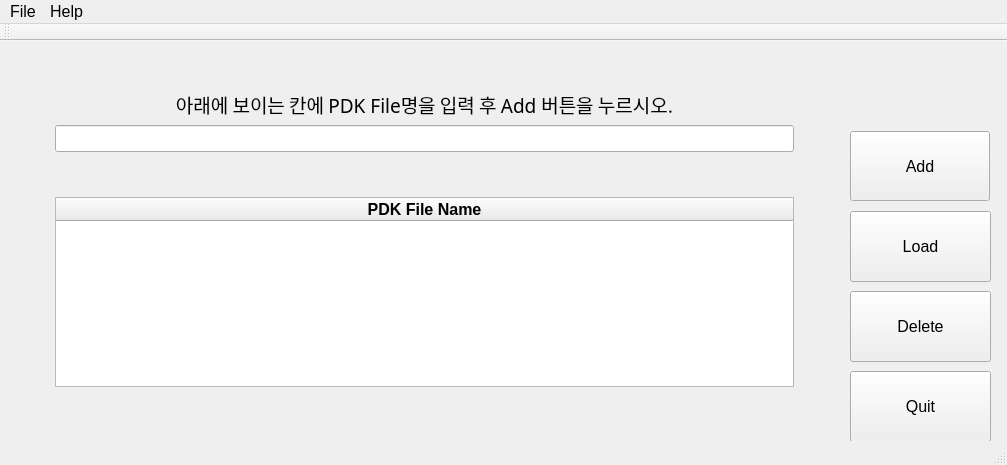
<?xml version="1.0" encoding="UTF-8"?>
<ui version="4.0">
 <class>MainWindow</class>
 <widget class="QMainWindow" name="MainWindow">
  <property name="geometry">
   <rect>
    <x>0</x>
    <y>0</y>
    <width>1007</width>
    <height>465</height>
   </rect>
  </property>
  <property name="font">
   <font>
    <family>Arial</family>
    <pointsize>12</pointsize>
   </font>
  </property>
  <property name="windowTitle">
   <string>PDK_FileManagement</string>
  </property>
  <property name="windowIcon">
   <iconset>
    <normaloff>managementIcon.ico</normaloff>managementIcon.ico</iconset>
  </property>
  <property name="iconSize">
   <size>
    <width>20</width>
    <height>20</height>
   </size>
  </property>
  <widget class="QWidget" name="centralWidget">
   <widget class="QPushButton" name="pushButton_quit">
    <property name="geometry">
     <rect>
      <x>850</x>
      <y>330</y>
      <width>141</width>
      <height>71</height>
     </rect>
    </property>
    <property name="text">
     <string>Quit</string>
    </property>
   </widget>
   <widget class="QWidget" name="layoutWidget">
    <property name="geometry">
     <rect>
      <x>0</x>
      <y>0</y>
      <width>855</width>
      <height>396</height>
     </rect>
    </property>
    <layout class="QHBoxLayout" name="horizontalLayout">
     <item>
      <widget class="QLabel" name="label_nowDate">
       <property name="font">
        <font>
         <pointsize>20</pointsize>
         <weight>75</weight>
         <bold>true</bold>
        </font>
       </property>
       <property name="text">
        <string/>
       </property>
      </widget>
     </item>
     <item>
      <widget class="QLabel" name="label_nowTime">
       <property name="font">
        <font>
         <pointsize>20</pointsize>
         <weight>75</weight>
         <bold>true</bold>
        </font>
       </property>
       <property name="styleSheet">
        <string notr="true">App-&gt;setStyleSheet(&quot;QLineEdit { background-color: yellow } &quot;);</string>
       </property>
       <property name="text">
        <string/>
       </property>
      </widget>
     </item>
     <item>
      <layout class="QVBoxLayout" name="verticalLayout_2">
       <item>
        <spacer name="verticalSpacer_Top">
         <property name="orientation">
          <enum>Qt::Vertical</enum>
         </property>
         <property name="sizeHint" stdset="0">
          <size>
           <width>20</width>
           <height>40</height>
          </size>
         </property>
        </spacer>
       </item>
       <item>
        <widget class="QLabel" name="label">
         <property name="font">
          <font>
           <family>굴림</family>
           <pointsize>14</pointsize>
          </font>
         </property>
         <property name="layoutDirection">
          <enum>Qt::LeftToRight</enum>
         </property>
         <property name="text">
          <string>아래에 보이는 칸에 PDK File명을 입력 후 Add 버튼을 누르시오.</string>
         </property>
         <property name="alignment">
          <set>Qt::AlignCenter</set>
         </property>
        </widget>
       </item>
       <item>
        <widget class="QLineEdit" name="lineEdit">
         <property name="font">
          <font>
           <family>Arial</family>
          </font>
         </property>
         <property name="text">
          <string/>
         </property>
         <property name="alignment">
          <set>Qt::AlignCenter</set>
         </property>
        </widget>
       </item>
       <item>
        <spacer name="verticalSpacer_Middle">
         <property name="orientation">
          <enum>Qt::Vertical</enum>
         </property>
         <property name="sizeHint" stdset="0">
          <size>
           <width>20</width>
           <height>40</height>
          </size>
         </property>
        </spacer>
       </item>
       <item>
        <layout class="QVBoxLayout" name="verticalLayout">
         <item>
          <widget class="QTableWidget" name="tableWidget">
           <property name="enabled">
            <bool>true</bool>
           </property>
           <property name="font">
            <font>
             <family>Arial</family>
             <pointsize>12</pointsize>
             <weight>75</weight>
             <bold>true</bold>
             <underline>false</underline>
             <stylestrategy>PreferDefault</stylestrategy>
             <kerning>false</kerning>
            </font>
           </property>
           <property name="layoutDirection">
            <enum>Qt::LeftToRight</enum>
           </property>
           <property name="editTriggers">
            <set>QAbstractItemView::AnyKeyPressed|QAbstractItemView::CurrentChanged|QAbstractItemView::DoubleClicked|QAbstractItemView::EditKeyPressed</set>
           </property>
           <property name="rowCount">
            <number>0</number>
           </property>
           <property name="columnCount">
            <number>1</number>
           </property>
           <attribute name="horizontalHeaderCascadingSectionResizes">
            <bool>false</bool>
           </attribute>
           <attribute name="horizontalHeaderHighlightSections">
            <bool>false</bool>
           </attribute>
           <attribute name="horizontalHeaderShowSortIndicator" stdset="0">
            <bool>false</bool>
           </attribute>
           <attribute name="horizontalHeaderStretchLastSection">
            <bool>true</bool>
           </attribute>
           <column>
            <property name="text">
             <string>PDK File Name</string>
            </property>
           </column>
          </widget>
         </item>
        </layout>
       </item>
       <item>
        <spacer name="verticalSpacer_Bottom">
         <property name="orientation">
          <enum>Qt::Vertical</enum>
         </property>
         <property name="sizeHint" stdset="0">
          <size>
           <width>20</width>
           <height>40</height>
          </size>
         </property>
        </spacer>
       </item>
      </layout>
     </item>
     <item>
      <spacer name="horizontalSpacer_Right">
       <property name="orientation">
        <enum>Qt::Horizontal</enum>
       </property>
       <property name="sizeType">
        <enum>QSizePolicy::Preferred</enum>
       </property>
       <property name="sizeHint" stdset="0">
        <size>
         <width>50</width>
         <height>20</height>
        </size>
       </property>
      </spacer>
     </item>
    </layout>
   </widget>
   <widget class="QPushButton" name="pushButton_add">
    <property name="geometry">
     <rect>
      <x>850</x>
      <y>90</y>
      <width>140</width>
      <height>70</height>
     </rect>
    </property>
    <property name="text">
     <string>Add</string>
    </property>
   </widget>
   <widget class="QPushButton" name="pushButton_delete">
    <property name="geometry">
     <rect>
      <x>850</x>
      <y>250</y>
      <width>141</width>
      <height>71</height>
     </rect>
    </property>
    <property name="text">
     <string>Delete</string>
    </property>
   </widget>
   <widget class="QPushButton" name="pushButton_load">
    <property name="geometry">
     <rect>
      <x>850</x>
      <y>170</y>
      <width>141</width>
      <height>71</height>
     </rect>
    </property>
    <property name="text">
     <string>Load</string>
    </property>
   </widget>
  </widget>
  <widget class="QMenuBar" name="menuBar">
   <property name="geometry">
    <rect>
     <x>0</x>
     <y>0</y>
     <width>1007</width>
     <height>21</height>
    </rect>
   </property>
   <widget class="QMenu" name="menuFile">
    <property name="title">
     <string>File</string>
    </property>
    <addaction name="actionSave"/>
    <addaction name="actionExit"/>
   </widget>
   <widget class="QMenu" name="menuHelp">
    <property name="title">
     <string>Help</string>
    </property>
    <addaction name="noHelp"/>
    <addaction name="sorry"/>
   </widget>
   <addaction name="menuFile"/>
   <addaction name="menuHelp"/>
  </widget>
  <widget class="QToolBar" name="mainToolBar">
   <attribute name="toolBarArea">
    <enum>TopToolBarArea</enum>
   </attribute>
   <attribute name="toolBarBreak">
    <bool>false</bool>
   </attribute>
  </widget>
  <widget class="QStatusBar" name="statusBar"/>
  <action name="actionSave">
   <property name="text">
    <string>Save</string>
   </property>
  </action>
  <action name="noHelp">
   <property name="text">
    <string>No Help</string>
   </property>
  </action>
  <action name="sorry">
   <property name="text">
    <string>Sorry ^o^</string>
   </property>
  </action>
  <action name="actionExit">
   <property name="text">
    <string>Exit</string>
   </property>
  </action>
 </widget>
 <layoutdefault spacing="6" margin="11"/>
 <resources/>
 <connections/>
</ui>
